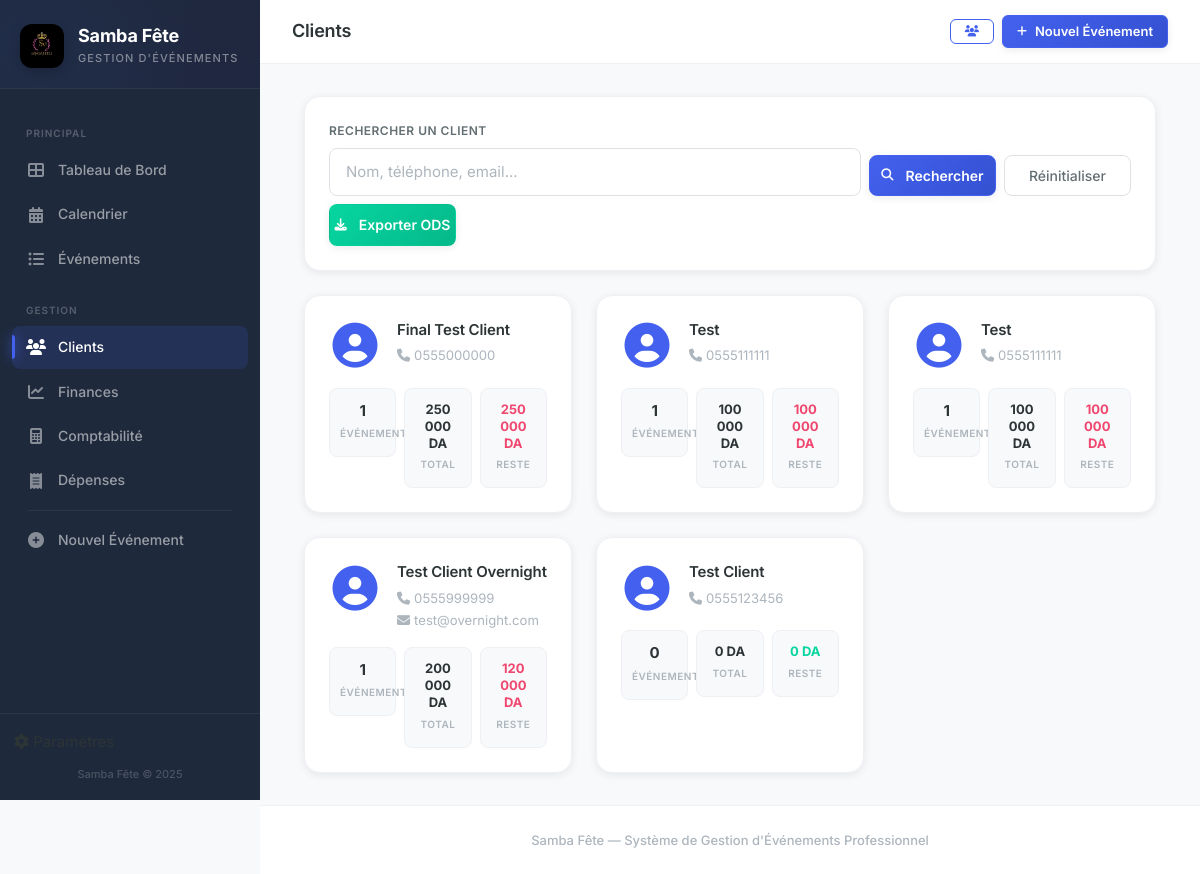
The app's page /clients, older data.
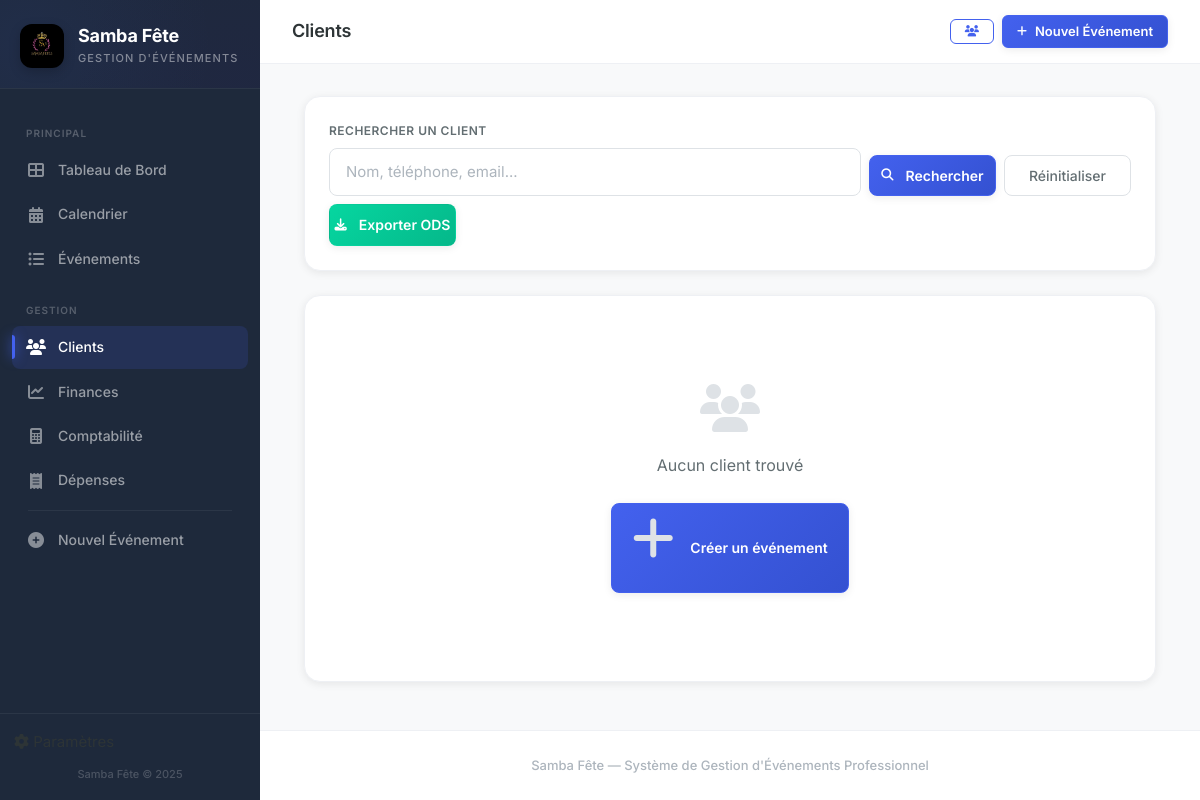
The same page, newer data.
### tables this page shows
CREATE TABLE clients (
            id INTEGER PRIMARY KEY AUTOINCREMENT,
            name TEXT NOT NULL,
            phone TEXT NOT NULL,
            phone2 TEXT,
            email TEXT,
            address TEXT,
            created_at TEXT DEFAULT (datetime('now','localtime'))
        );

### app.py (the view)
@app.route('/clients')
def client_list():
    db = get_db()
    search = request.args.get('q', '').strip()
    query = ("SELECT c.*, "
             "(SELECT COUNT(*) FROM events WHERE client_id=c.id) as event_count, "
             "(SELECT COALESCE(SUM(CASE WHEN p.is_refunded=0 THEN p.amount ELSE 0 END),0) FROM payments p JOIN events e ON p.event_id=e.id WHERE e.client_id=c.id) as total_paid, "
             "(SELECT COALESCE(SUM(e.total_amount),0) FROM events e WHERE e.client_id=c.id) as total_owed "
             "FROM clients c WHERE 1=1")
    params = []
    if search:
        query += " AND (c.name LIKE ? OR c.phone LIKE ? OR c.email LIKE ?)"
        params.extend([f'%{search}%', f'%{search}%', f'%{search}%'])
    query += " ORDER BY c.created_at DESC"
    clients = db.execute(query, params).fetchall()
    db.close()
    return render_template('client_list.html', clients=clients, search=search)

### app.py (called while the page is built)
def format_da(amount):
    try:
        return f"{float(amount):,.0f} DA".replace(",", " ")
    except (ValueError, TypeError):
        return "0 DA"

### models.py (called while the page is built)
def is_postgres():
    return DATABASE_URL.startswith('postgresql://')

def get_db():
    if is_postgres():
        conn = psycopg2.connect(DATABASE_URL)
        conn.autocommit = True
        return DB(conn, True)
    else:
        import sqlite3
        db_path = os.path.join(os.path.dirname(os.path.abspath(__file__)), 'samba_fete.db')
        conn = sqlite3.connect(db_path, timeout=10)
        conn.row_factory = sqlite3.Row
        conn.execute("PRAGMA foreign_keys = ON")
        return DB(conn, False)

    def execute(self, sql, params=None):
        if self.is_pg:
            sql = sql.replace('?', '%s')
        cur = self.conn.cursor()
        if params:
            cur.execute(sql, params)
        else:
            cur.execute(sql)
        self._cur = cur
        return self

    def close(self):
        self.conn.close()

### templates/client_list.html (shortened to what the changed rows need)
{% extends "base.html" %}
{% block content %}
<div class="container-fluid">
    {% if clients %}
    <div class="row g-4">
        {% for c in clients %}
        <div class="col-md-6 col-lg-4">
            <a href="{{ url_for('client_detail', client_id=c.id) }}" class="text-decoration-none">
                <div class="card-custom client-card h-100">
                    <div class="card-body-custom">
                        <div class="d-flex align-items-start mb-3">
                            <div class="client-avatar me-3">
                                <i class="fas fa-user-circle fa-3x" style="color: var(--primary);"></i>
                            </div>
                            <div class="flex-grow-1">
                                <h5 class="mb-1" style="color: var(--text); font-weight: 600;">{{ c.name }}</h5>
                                <small class="text-muted">
                                    <i class="fas fa-phone me-1"></i>{{ c.phone }}
                                </small>
                                {% if c.email %}
                                <small class="text-muted d-block">
                                    <i class="fas fa-envelope me-1"></i>{{ c.email }}
                                </small>
                                {% endif %}
                            </div>
                        </div>
                        <div class="row g-2 text-center">
                            <div class="col-4">
                                <div class="stat-mini">
                                    <span class="stat-mini-value">{{ c.event_count }}</span>
                                    <span class="stat-mini-label">Événements</span>
                                </div>
                            </div>
                            <div class="col-4">
                                <div class="stat-mini">
                                    <span class="stat-mini-value" style="font-size: 0.8125rem;">{{ c.total_owed | format_da }}</span>
                                    <span class="stat-mini-label">Total</span>
                                </div>
                            </div>
                            <div class="col-4">
                                <div class="stat-mini">
                                    {% set remaining = c.total_owed - c.total_paid %}
                                    <span class="stat-mini-value {% if remaining > 0 %}text-danger{% else %}text-success{% endif %}" style="font-size: 0.8125rem;">
                                        {{ remaining | format_da }}
                                    </span>
                                    <span class="stat-mini-label">Reste</span>
                                </div>
                            </div>
                        </div>
                    </div>
                </div>
            </a>
        </div>
        {% endfor %}
    </div>
    {% else %}
    <div class="card-custom">
        <div class="card-body-custom">
            <div class="empty-state">
                <i class="fas fa-users"></i>
                <p>Aucun client trouvé</p>
                <a href="{{ url_for('event_form') }}" class="btn btn-primary">
                    <i class="fas fa-plus me-2"></i>Créer un événement
                </a>
            </div>
        </div>
    </div>
    {% endif %}
</div>
{% endblock %}

Row changes from the older to the newer data that the page shows:
removed clients: name "Final Test Client", phone "0555000000", event_count "1", total_owed "250 000 DA", remaining "250 000 DA"
removed clients: name "Test", phone "0555111111", event_count "1", total_owed "100 000 DA", remaining "100 000 DA"
removed clients: name "Test", phone "0555111111", event_count "1", total_owed "100 000 DA", remaining "100 000 DA"
removed clients: name "Test Client Overnight", phone "0555999999", email "test@overnight.com", event_count "1", total_owed "200 000 DA", remaining "120 000 DA"
removed clients: name "Test Client", phone "0555123456", event_count "0", total_owed "0 DA", remaining "0 DA"
Text that changed along with them:
text now shown: "Aucun client trouvé Créer un événement"
